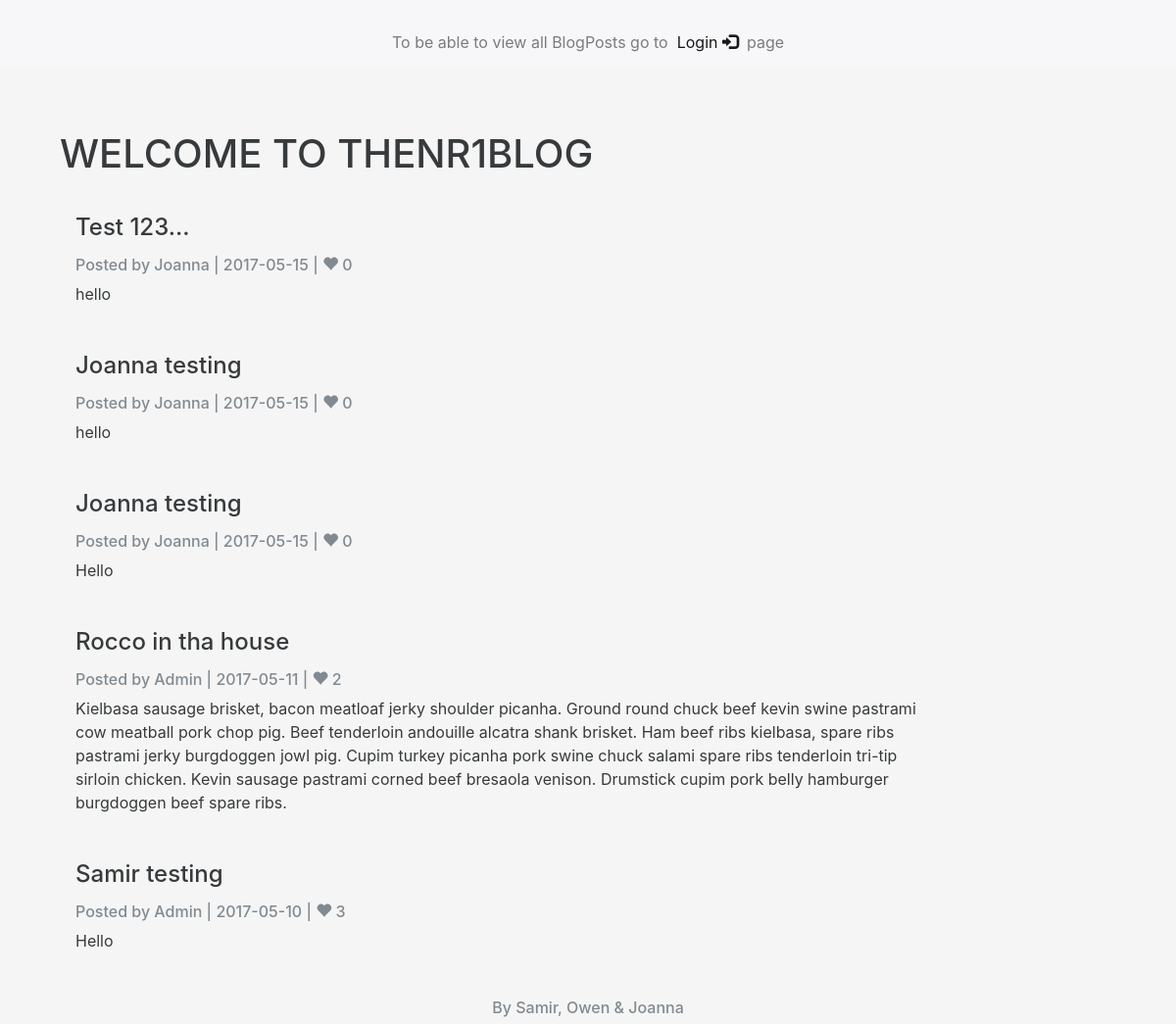
Before: / with the older database file.
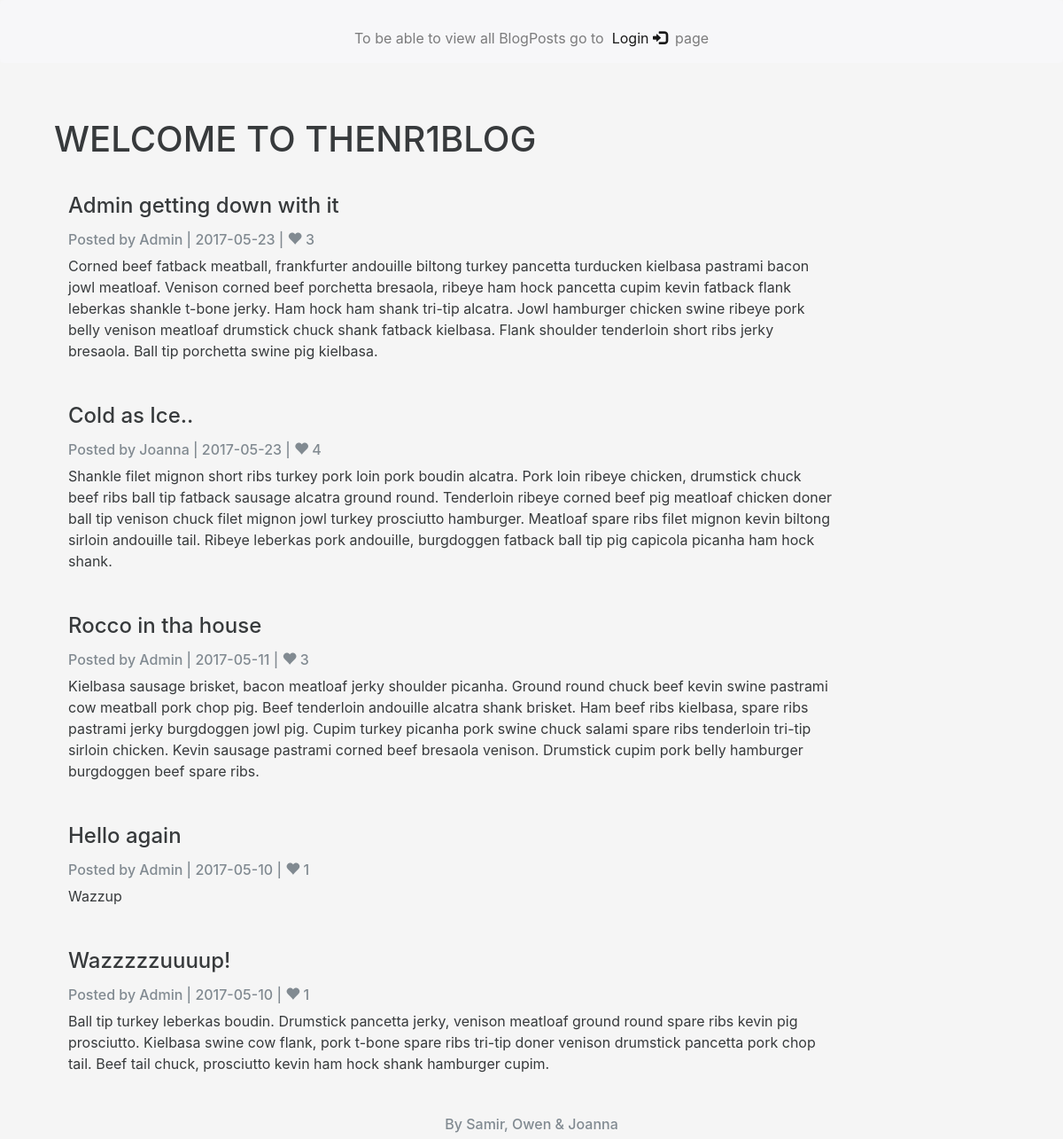
After: the same page with the newer database file.
### tables this page shows
CREATE TABLE `Blogposts` (
  `id` int(11) UNSIGNED NOT NULL,
  `userId` int(11) NOT NULL,
  `title` varchar(256) NOT NULL,
  `likes` int(255) NOT NULL,
  `content` text NOT NULL,
  `datePosted` date NOT NULL
);

CREATE TABLE `Users` (
  `id` int(11) NOT NULL,
  `username` varchar(25) NOT NULL,
  `password` varchar(255) NOT NULL,
  `role` varchar(255) NOT NULL,
  `userEmail` varchar(60) NOT NULL
);

### index.php (called while the page is built, shortened)
<?php
require 'classes/Blogpost.php';
(function(){
    $pdo = Database::connect();
   $posts = new Blogpost($pdo);
  $data = $posts->listLatestPost();
  include 'includes/firstPage.php';
})();

### classes/Blogpost.php (called while the page is built, shortened)
<?php
class Blogpost
{
 private $pdo;
  public function __construct($pdo, $data=array() ) {
    $this->pdo = $pdo;
  }
 public function listLatestPost(){
    $st = $this->pdo->prepare("SELECT Blogposts.id, Blogposts.userId, Blogposts.title, Blogposts.likes, Blogposts.content, Blogposts.datePosted, Users.username FROM Blogposts INNER JOIN Users ON Blogposts.userId = Users.id ORDER BY Blogposts.datePosted DESC LIMIT 5");
    $st->execute();
  $data = $st->fetchAll(PDO::FETCH_ASSOC);
  return $data;
 }
}
?>

### includes/firstPage.php (the view)
  <?php
 require 'header.php';
 require 'navbar.php';?>
<div class="container mt-3">
<header class="row  m-1">
 <h1 class="text-uppercase">Welcome to thenr1blog</h1>
</header>
<div class="row m-1">
<?php foreach ( $data as $row ) { ?>
   <article class="col-sm-10 col-md-10 col-lg-10 p-1">
          <h4 class="mb-1"><?php echo ucfirst($row["title"]);?></h4>
                   <h6 class="text-muted"><?php echo "Posted by ", ucfirst($row["username"]), " | ", $row["datePosted"], " | <span class='glyphicon glyphicon-heart'></span>  ", $row["likes"];?></h6>
          <p><?php echo $row["content"] ;?></p>
         </article>
<?php } ?>
 </div>
 </div>
  <?php
 require 'footer.php'; ?>

Changed rows visible on the page:
removed blogposts: title "Test 123...", userId.username "Joanna", datePosted "2017-05-15", likes "0", content "hello"
removed blogposts: title "Joanna testing", userId.username "Joanna", datePosted "2017-05-15", likes "0", content "hello"
removed blogposts: title "Joanna testing", userId.username "Joanna", datePosted "2017-05-15", likes "0", content "Hello"
removed blogposts: title "Samir testing", userId.username "Admin", datePosted "2017-05-10", likes "3", content "Hello"
added blogposts: title "Admin getting down with it", userId.username "Admin", datePosted "2017-05-23", likes "3", content "Corned beef fatback meatball, frankfurter andouille biltong turkey pancetta turducken kielbasa pastrami bacon jowl meatloaf. Venison corned beef porchetta bresaola, ribeye ham hock pancetta cupim kevin fatback flank leberkas shankle t-bone jerky. Ham hock ham shank tri-tip alcatra. Jowl hamburger chicken swine ribeye pork belly venison meatloaf drumstick chuck shank fatback kielbasa. Flank shoulder tenderloin short ribs jerky bresaola. Ball tip porchetta swine pig kielbasa."
added blogposts: title "Cold as Ice..", userId.username "Joanna", datePosted "2017-05-23", likes "4", content "Shankle filet mignon short ribs turkey pork loin pork boudin alcatra. Pork loin ribeye chicken, drumstick chuck beef ribs ball tip fatback sausage alcatra ground round. Tenderloin ribeye corned beef pig meatloaf chicken doner ball tip venison chuck filet mignon jowl turkey prosciutto hamburger. Meatloaf spare ribs filet mignon kevin biltong sirloin andouille tail. Ribeye leberkas pork andouille, burgdoggen fatback ball tip pig capicola picanha ham hock shank."
changed blogposts "Rocco in tha house": likes "2" → "3"
now on this page (row unchanged): blogposts: title "Hello again", userId.username "Admin", datePosted "2017-05-10", likes "1", content "Wazzup"
now on this page (row unchanged): blogposts: title "Wazzzzzuuuup!", userId.username "Admin", datePosted "2017-05-10", likes "1", content "Ball tip turkey leberkas boudin. Drumstick pancetta jerky, venison meatloaf ground round spare ribs kevin pig prosciutto. Kielbasa swine cow flank, pork t-bone spare ribs tri-tip doner venison drumstick pancetta pork chop tail. Beef tail chuck, prosciutto kevin ham hock shank hamburger cupim."
